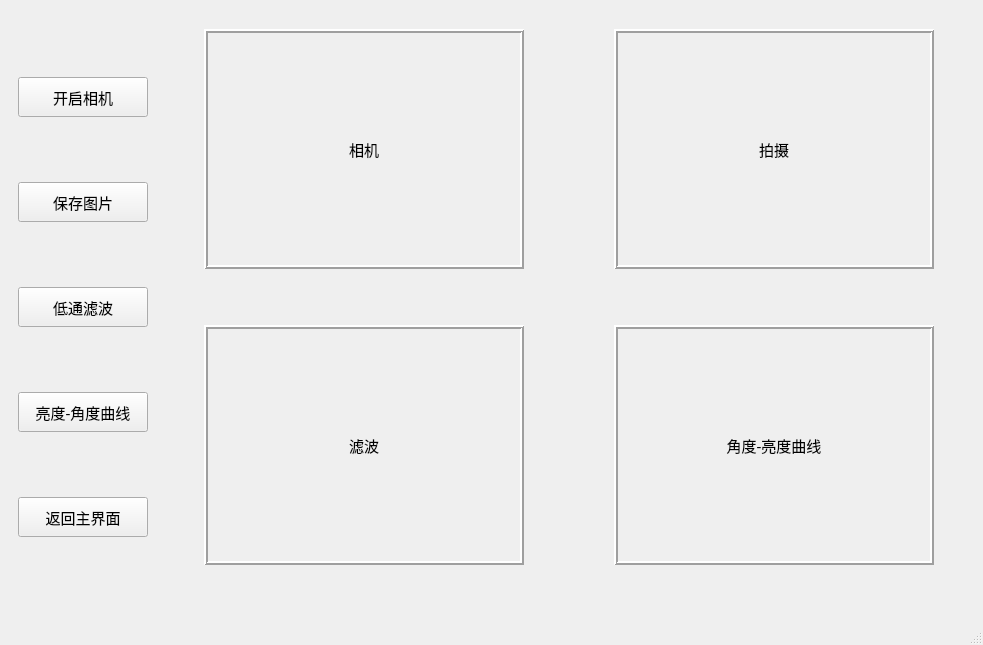
<?xml version="1.0" encoding="UTF-8"?>
<ui version="4.0">
 <class>Monochrome</class>
 <widget class="QMainWindow" name="Monochrome">
  <property name="geometry">
   <rect>
    <x>0</x>
    <y>0</y>
    <width>983</width>
    <height>645</height>
   </rect>
  </property>
  <property name="minimumSize">
   <size>
    <width>983</width>
    <height>645</height>
   </size>
  </property>
  <property name="maximumSize">
   <size>
    <width>983</width>
    <height>645</height>
   </size>
  </property>
  <property name="font">
   <font>
    <family>AcadEref</family>
    <pointsize>11</pointsize>
   </font>
  </property>
  <property name="windowTitle">
   <string>单色彩虹界面</string>
  </property>
  <widget class="QWidget" name="centralwidget">
   <layout class="QGridLayout" name="gridLayout_2">
    <item row="0" column="0">
     <layout class="QGridLayout" name="gridLayout">
      <item row="0" column="0" rowspan="2">
       <widget class="QWidget" name="widget" native="true">
        <property name="sizePolicy">
         <sizepolicy hsizetype="MinimumExpanding" vsizetype="Expanding">
          <horstretch>0</horstretch>
          <verstretch>0</verstretch>
         </sizepolicy>
        </property>
        <property name="minimumSize">
         <size>
          <width>100</width>
          <height>100</height>
         </size>
        </property>
        <property name="maximumSize">
         <size>
          <width>150</width>
          <height>16777215</height>
         </size>
        </property>
        <property name="font">
         <font>
          <family>仿宋</family>
          <pointsize>11</pointsize>
         </font>
        </property>
        <layout class="QGridLayout" name="gridLayout_3">
         <item row="0" column="0">
          <widget class="QPushButton" name="monochrome_video_btn">
           <property name="sizePolicy">
            <sizepolicy hsizetype="Fixed" vsizetype="Fixed">
             <horstretch>0</horstretch>
             <verstretch>0</verstretch>
            </sizepolicy>
           </property>
           <property name="minimumSize">
            <size>
             <width>130</width>
             <height>40</height>
            </size>
           </property>
           <property name="font">
            <font>
             <family>微软雅黑</family>
             <pointsize>11</pointsize>
            </font>
           </property>
           <property name="styleSheet">
            <string notr="true">QPushButton:hover { background-color: rgb(176, 224, 230); }</string>
           </property>
           <property name="text">
            <string>开启相机</string>
           </property>
          </widget>
         </item>
         <item row="1" column="0">
          <widget class="QPushButton" name="monochrome_save_btn">
           <property name="sizePolicy">
            <sizepolicy hsizetype="Fixed" vsizetype="Fixed">
             <horstretch>0</horstretch>
             <verstretch>0</verstretch>
            </sizepolicy>
           </property>
           <property name="minimumSize">
            <size>
             <width>130</width>
             <height>40</height>
            </size>
           </property>
           <property name="font">
            <font>
             <family>微软雅黑</family>
             <pointsize>11</pointsize>
            </font>
           </property>
           <property name="styleSheet">
            <string notr="true">QPushButton:hover { background-color: rgb(176, 224, 230); }</string>
           </property>
           <property name="text">
            <string>保存图片</string>
           </property>
          </widget>
         </item>
         <item row="3" column="0">
          <widget class="QPushButton" name="monochrome_graph_btn">
           <property name="sizePolicy">
            <sizepolicy hsizetype="Fixed" vsizetype="Fixed">
             <horstretch>0</horstretch>
             <verstretch>0</verstretch>
            </sizepolicy>
           </property>
           <property name="minimumSize">
            <size>
             <width>130</width>
             <height>40</height>
            </size>
           </property>
           <property name="font">
            <font>
             <family>微软雅黑</family>
             <pointsize>11</pointsize>
            </font>
           </property>
           <property name="styleSheet">
            <string notr="true">QPushButton:hover { background-color: rgb(176, 224, 230); }</string>
           </property>
           <property name="text">
            <string>亮度-角度曲线</string>
           </property>
          </widget>
         </item>
         <item row="2" column="0">
          <widget class="QPushButton" name="filter_btn">
           <property name="sizePolicy">
            <sizepolicy hsizetype="Fixed" vsizetype="Fixed">
             <horstretch>0</horstretch>
             <verstretch>0</verstretch>
            </sizepolicy>
           </property>
           <property name="minimumSize">
            <size>
             <width>130</width>
             <height>40</height>
            </size>
           </property>
           <property name="font">
            <font>
             <family>微软雅黑</family>
             <pointsize>11</pointsize>
            </font>
           </property>
           <property name="styleSheet">
            <string notr="true">QPushButton:hover { background-color: rgb(176, 224, 230); }</string>
           </property>
           <property name="text">
            <string>低通滤波</string>
           </property>
          </widget>
         </item>
         <item row="4" column="0">
          <widget class="QPushButton" name="monochrome_back">
           <property name="minimumSize">
            <size>
             <width>130</width>
             <height>40</height>
            </size>
           </property>
           <property name="font">
            <font>
             <family>微软雅黑</family>
             <pointsize>11</pointsize>
            </font>
           </property>
           <property name="styleSheet">
            <string notr="true">QPushButton:hover { background-color: rgb(176, 224, 230); }</string>
           </property>
           <property name="text">
            <string>返回主界面</string>
           </property>
          </widget>
         </item>
        </layout>
       </widget>
      </item>
      <item row="1" column="1">
       <widget class="QWidget" name="widget_3" native="true">
        <property name="sizePolicy">
         <sizepolicy hsizetype="Expanding" vsizetype="Expanding">
          <horstretch>0</horstretch>
          <verstretch>0</verstretch>
         </sizepolicy>
        </property>
        <widget class="QLabel" name="filter_label">
         <property name="geometry">
          <rect>
           <x>40</x>
           <y>30</y>
           <width>320</width>
           <height>240</height>
          </rect>
         </property>
         <property name="minimumSize">
          <size>
           <width>320</width>
           <height>240</height>
          </size>
         </property>
         <property name="maximumSize">
          <size>
           <width>320</width>
           <height>240</height>
          </size>
         </property>
         <property name="font">
          <font>
           <family>微软雅黑</family>
           <pointsize>11</pointsize>
          </font>
         </property>
         <property name="frameShape">
          <enum>QFrame::Box</enum>
         </property>
         <property name="frameShadow">
          <enum>QFrame::Raised</enum>
         </property>
         <property name="lineWidth">
          <number>2</number>
         </property>
         <property name="text">
          <string>滤波</string>
         </property>
         <property name="scaledContents">
          <bool>true</bool>
         </property>
         <property name="alignment">
          <set>Qt::AlignCenter</set>
         </property>
        </widget>
        <widget class="QLabel" name="graph_label">
         <property name="geometry">
          <rect>
           <x>450</x>
           <y>30</y>
           <width>320</width>
           <height>240</height>
          </rect>
         </property>
         <property name="minimumSize">
          <size>
           <width>320</width>
           <height>240</height>
          </size>
         </property>
         <property name="maximumSize">
          <size>
           <width>320</width>
           <height>240</height>
          </size>
         </property>
         <property name="font">
          <font>
           <family>微软雅黑</family>
           <pointsize>11</pointsize>
          </font>
         </property>
         <property name="frameShape">
          <enum>QFrame::Box</enum>
         </property>
         <property name="frameShadow">
          <enum>QFrame::Raised</enum>
         </property>
         <property name="lineWidth">
          <number>2</number>
         </property>
         <property name="text">
          <string>角度-亮度曲线</string>
         </property>
         <property name="scaledContents">
          <bool>true</bool>
         </property>
         <property name="alignment">
          <set>Qt::AlignCenter</set>
         </property>
        </widget>
        <widget class="QCustomPlot" name="plot" native="true">
         <property name="geometry">
          <rect>
           <x>380</x>
           <y>140</y>
           <width>61</width>
           <height>81</height>
          </rect>
         </property>
        </widget>
       </widget>
      </item>
      <item row="0" column="1">
       <widget class="QWidget" name="widget_2" native="true">
        <property name="sizePolicy">
         <sizepolicy hsizetype="Expanding" vsizetype="Expanding">
          <horstretch>0</horstretch>
          <verstretch>0</verstretch>
         </sizepolicy>
        </property>
        <property name="minimumSize">
         <size>
          <width>810</width>
          <height>280</height>
         </size>
        </property>
        <property name="maximumSize">
         <size>
          <width>810</width>
          <height>280</height>
         </size>
        </property>
        <widget class="QLabel" name="save_label">
         <property name="geometry">
          <rect>
           <x>450</x>
           <y>20</y>
           <width>320</width>
           <height>240</height>
          </rect>
         </property>
         <property name="minimumSize">
          <size>
           <width>320</width>
           <height>240</height>
          </size>
         </property>
         <property name="maximumSize">
          <size>
           <width>320</width>
           <height>240</height>
          </size>
         </property>
         <property name="font">
          <font>
           <family>微软雅黑</family>
           <pointsize>11</pointsize>
          </font>
         </property>
         <property name="frameShape">
          <enum>QFrame::Box</enum>
         </property>
         <property name="frameShadow">
          <enum>QFrame::Raised</enum>
         </property>
         <property name="lineWidth">
          <number>2</number>
         </property>
         <property name="text">
          <string>拍摄</string>
         </property>
         <property name="scaledContents">
          <bool>true</bool>
         </property>
         <property name="alignment">
          <set>Qt::AlignCenter</set>
         </property>
        </widget>
        <widget class="QLabel" name="video_label">
         <property name="geometry">
          <rect>
           <x>40</x>
           <y>20</y>
           <width>320</width>
           <height>240</height>
          </rect>
         </property>
         <property name="minimumSize">
          <size>
           <width>320</width>
           <height>240</height>
          </size>
         </property>
         <property name="maximumSize">
          <size>
           <width>320</width>
           <height>240</height>
          </size>
         </property>
         <property name="font">
          <font>
           <family>微软雅黑</family>
           <pointsize>11</pointsize>
          </font>
         </property>
         <property name="frameShape">
          <enum>QFrame::Box</enum>
         </property>
         <property name="frameShadow">
          <enum>QFrame::Raised</enum>
         </property>
         <property name="lineWidth">
          <number>2</number>
         </property>
         <property name="text">
          <string>相机</string>
         </property>
         <property name="scaledContents">
          <bool>true</bool>
         </property>
         <property name="alignment">
          <set>Qt::AlignCenter</set>
         </property>
        </widget>
       </widget>
      </item>
     </layout>
    </item>
   </layout>
  </widget>
  <widget class="QMenuBar" name="menubar">
   <property name="geometry">
    <rect>
     <x>0</x>
     <y>0</y>
     <width>983</width>
     <height>23</height>
    </rect>
   </property>
  </widget>
  <widget class="QStatusBar" name="statusbar"/>
 </widget>
 <customwidgets>
  <customwidget>
   <class>QCustomPlot</class>
   <extends>QWidget</extends>
   <header>../../qcustomplot.h</header>
   <container>1</container>
  </customwidget>
 </customwidgets>
 <resources/>
 <connections/>
</ui>
